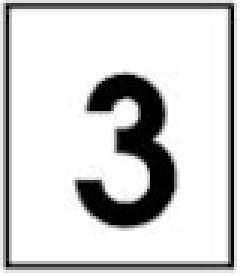
#> input picture img/3.png, 80 x 92 px (shown 3 times larger); its folder holds 5 pictures in this run
$ python num.py
#> lines starting #> are read from the running program, lines starting #| are printed output that depends on the picture; after the words box and inside, x2 and y2 are one past the last pixel; in counts of white or black regions, pixels touching at a corner belong together
import cv2
import numpy as np
import os

def load_templates():
    templates = {}
    template_folder = 'img'  # Use img folder as the source of templates
    for i in range(1, 6):
        # Load template images directly from img folder
        template_path = os.path.join(template_folder, f'{i}.png')
        template = cv2.imread(template_path, cv2.IMREAD_GRAYSCALE)
        if template is not None:
            templates[str(i)] = template
        else:
            print(f"Warning: Could not load template {template_path}")
    return templates

def detect_numbers(image_name):
    # Load the input image from img folder
#> called with image_name = '3.png'
    image_path = os.path.join('img', image_name)
    img = cv2.imread(image_path)
#> img is the input picture: shape (92, 80, 3); min 0, max 255, mean 207.9
    if img is None:
        print(f"Error: Could not load image {image_path}")
        return

    # Convert to grayscale
    gray = cv2.cvtColor(img, cv2.COLOR_BGR2GRAY)

    # Load templates
    templates = load_templates()
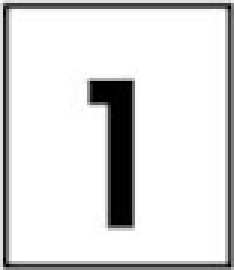
#> input picture img/1.png, 78 x 90 px (shown 3 times larger)
#> in load_templates, template is the input picture: shape (90, 78); min 0, max 255, mean 219
#> templates = 5 items
    if not templates:
        print("Error: No templates loaded")
        return

    # Store detection results
    detections = []

    # Perform template matching for each number
    for digit, template in templates.items():
        result = cv2.matchTemplate(gray, template, cv2.TM_CCOEFF_NORMED)
        threshold = 0.8  # Adjust threshold for detection sensitivity
        loc = np.where(result >= threshold)

        # Get template dimensions
        h, w = template.shape

        # Store detected locations
        for pt in zip(*loc[::-1]):
            detections.append((digit, pt, (pt[0] + w, pt[1] + h)))
#> this loop made 5 passes
#> (digit, result, loc, h, w) on passes 2 to 5: ('2', [[0.618, 0.576], [0.714, 0.673]], (empty array, empty array), 93, 81), ('3', [1], ([0], [0]), 92, 80), ('4', [[0.404, 0.493], [0.32, 0.411], [0.303, 0.398]], (empty array, empty array), 90, 79), ('5', [[0.655, 0.79, 0.736], [0.559, 0.693, 0.641]], (empty array, empty array), 91, 78)
#> (digit, loc, h, w) on pass 1: ('1', (empty array, empty array), 90, 78)
#> after the loop, detections = [('3', (0, 0), (80, 92))]

    # Draw rectangles around detected numbers
    for digit, pt1, pt2 in detections:
        cv2.rectangle(img, pt1, pt2, (0, 255, 0), 2)
        cv2.putText(img, digit, (pt1[0], pt1[1] - 10),
                   cv2.FONT_HERSHEY_SIMPLEX, 0.9, (0, 255, 0), 2)
#> this loop made 1 pass
#> (digit, pt1, pt2) on pass 1: ('3', (0, 0), (80, 92))
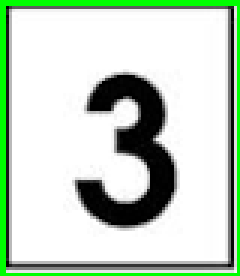
#> img: shape (92, 80, 3) (shown 3 times larger); 6.89% of pixels changed, all inside (x1, y1, x2, y2) = (0, 0, 80, 92)

    # Display the result
    cv2.imshow('Detected Numbers', img)
    cv2.waitKey(0)
    cv2.destroyAllWindows()

    # Print detected numbers
    print("Detected numbers:", [d[0] for d in detections])
#| Detected numbers: ['3']

if __name__ == "__main__":
    # Specify the input image name in the img folder (e.g., another image to detect numbers in)
    detect_numbers('3.png')
